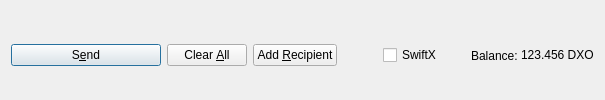
         <widget class="QFrame" name="frame_Send">
          <layout class="QHBoxLayout" name="horizontalLayout">
           <property name="bottomMargin">
            <number>0</number>
           </property>
           <item>
            <widget class="QPushButton" name="sendButton">
             <property name="minimumSize">
              <size>
               <width>150</width>
               <height>0</height>
              </size>
             </property>
             <property name="toolTip">
              <string>Confirm the send action</string>
             </property>
             <property name="text">
              <string>S&amp;end</string>
             </property>
             <property name="icon">
              <iconset resource="../dextro.qrc">
               <normaloff>:/icons/send</normaloff>:/icons/send</iconset>
             </property>
             <property name="autoDefault">
              <bool>false</bool>
             </property>
             <property name="default">
              <bool>true</bool>
             </property>
            </widget>
           </item>
           <item>
            <widget class="QPushButton" name="clearButton">
             <property name="sizePolicy">
              <sizepolicy hsizetype="Minimum" vsizetype="Fixed">
               <horstretch>0</horstretch>
               <verstretch>0</verstretch>
              </sizepolicy>
             </property>
             <property name="toolTip">
              <string>Clear all fields of the form.</string>
             </property>
             <property name="text">
              <string>Clear &amp;All</string>
             </property>
             <property name="icon">
              <iconset resource="../dextro.qrc">
               <normaloff>:/icons/remove</normaloff>:/icons/remove</iconset>
             </property>
             <property name="autoDefault">
              <bool>false</bool>
             </property>
            </widget>
           </item>
           <item>
            <widget class="QPushButton" name="addButton">
             <property name="toolTip">
              <string>Send to multiple recipients at once</string>
             </property>
             <property name="text">
              <string>Add &amp;Recipient</string>
             </property>
             <property name="icon">
              <iconset resource="../dextro.qrc">
               <normaloff>:/icons/add</normaloff>:/icons/add</iconset>
             </property>
             <property name="autoDefault">
              <bool>false</bool>
             </property>
            </widget>
           </item>
           <item>
            <spacer name="horizontalSpacer">
             <property name="orientation">
              <enum>Qt::Horizontal</enum>
             </property>
             <property name="sizeHint" stdset="0">
              <size>
               <width>40</width>
               <height>20</height>
              </size>
             </property>
            </spacer>
           </item>
           <item>
            <layout class="QHBoxLayout" name="horizontalLayout_2">
             <property name="spacing">
              <number>3</number>
             </property>
             <item>
              <widget class="QCheckBox" name="checkSwiftTX">
               <property name="enabled">
                <bool>true</bool>
               </property>
               <property name="minimumSize">
                <size>
                 <width>85</width>
                 <height>0</height>
                </size>
               </property>
               <property name="text">
                <string>SwiftX</string>
               </property>
              </widget>
             </item>
             <item>
              <widget class="QLabel" name="label">
               <property name="text">
                <string>Balance:</string>
               </property>
              </widget>
             </item>
             <item>
              <widget class="QLabel" name="labelBalance">
               <property name="sizePolicy">
                <sizepolicy hsizetype="Preferred" vsizetype="Fixed">
                 <horstretch>0</horstretch>
                 <verstretch>0</verstretch>
                </sizepolicy>
               </property>
               <property name="cursor">
                <cursorShape>IBeamCursor</cursorShape>
               </property>
               <property name="text">
                <string notr="true">123.456 DXO</string>
               </property>
               <property name="textInteractionFlags">
                <set>Qt::LinksAccessibleByMouse|Qt::TextSelectableByKeyboard|Qt::TextSelectableByMouse</set>
               </property>
              </widget>
             </item>
            </layout>
           </item>
          </layout>
         </widget>
